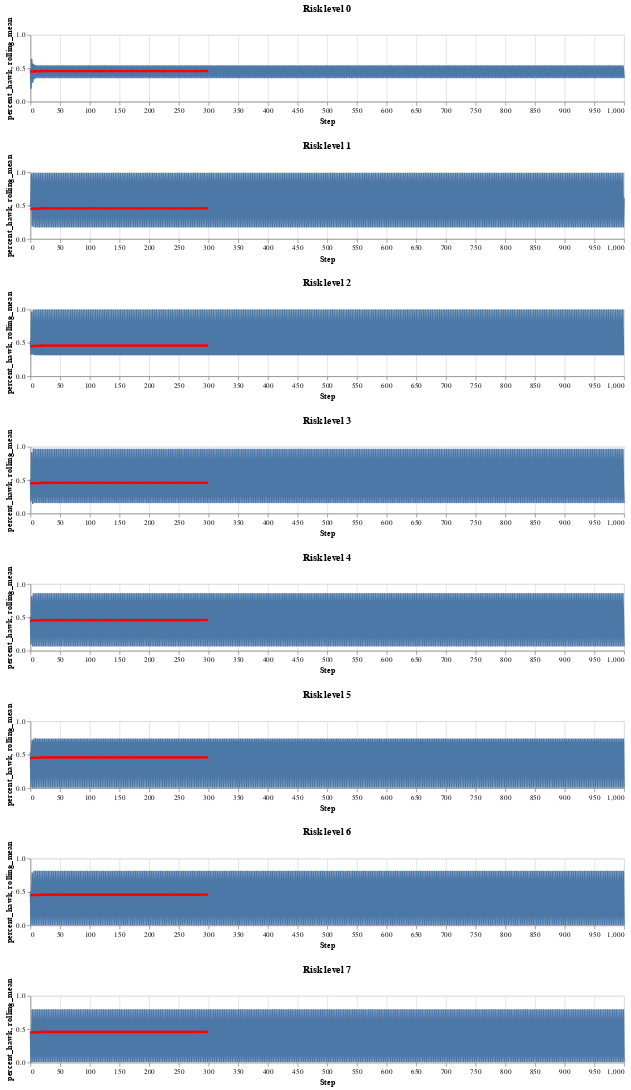

The notebook cell this image was saved under:
### Code cell
# do the same thing, but display beginning instead of end and add the rolling mean

rollmean_charts = []

for i in range(8):
    run_i = run_df[run_df.RunId == i]
    risk_level = run_i.agent_risk_level.unique()[0]
    run_chart = alt.Chart(run_i).mark_line().encode(
        x='Step',
        y=alt.Y('percent_hawk', scale=alt.Scale(domain=[0, 1.0]))
        # color='agent_risk_level:N',
    ).properties(
        # title=f'Run {i}, risk level {risk_level}',
        title=f'Risk level {risk_level}',
        width=800,
        height=90
    )
    rollmean_line = alt.Chart(runzero[runzero.Step < 300]).mark_line(
        color='red',
        size=3
    ).transform_window(
        rolling_mean='mean(percent_hawk)',
        frame=[-15, 15]
    ).encode(
        x='Step',
        y='rolling_mean:Q'
    )
    
    rollmean_charts.append(run_chart + rollmean_line)

rollmean_combined_chart = None
for c in rollmean_charts:
    if rollmean_combined_chart is None:
        rollmean_combined_chart = c
    else:
        rollmean_combined_chart = alt.vconcat(rollmean_combined_chart, c)

rollmean_combined_chart

### Figure 1 — Vega-Lite specification as saved in the notebook (floating-point values rounded to 4 significant figures; data arrays with more than 128 entries replaced by an {"elided": "..."} marker saying what was removed)
{"config": {"view": {"continuousWidth": 300, "continuousHeight": 300}}, "vconcat": [{"vconcat": [{"vconcat": [{"vconcat": [{"vconcat": [{"vconcat": [{"vconcat": [{"layer": [{"data": {"name": "data-627dc8745524a3f6399cfbb7aaab0f14"}, "mark": {"type": "line"}, "encoding": {"x": {"field": "Step", "type": "quantitative"}, "y": {"field": "percent_hawk", "scale": {"domain": [0, 1.0]}, "type": "quantitative"}}, "title": "Risk level 0"}, {"data": {"name": "data-5018ee367683f03760d6e6163b93bc26"}, "mark": {"type": "line", "color": "red", "size": 3}, "encoding": {"x": {"field": "Step", "type": "quantitative"}, "y": {"field": "rolling_mean", "type": "quantitative"}}, "transform": [{"window": [{"op": "mean", "field": "percent_hawk", "as": "rolling_mean"}], "frame": [-15, 15]}]}], "height": 90, "width": 800}, {"layer": [{"data": {"name": "data-6660fe0483a1f3e48228311fa545a64c"}, "mark": {"type": "line"}, "encoding": {"x": {"field": "Step", "type": "quantitative"}, "y": {"field": "percent_hawk", "scale": {"domain": [0, 1.0]}, "type": "quantitative"}}, "title": "Risk level 1"}, {"data": {"name": "data-5018ee367683f03760d6e6163b93bc26"}, "mark": {"type": "line", "color": "red", "size": 3}, "encoding": {"x": {"field": "Step", "type": "quantitative"}, "y": {"field": "rolling_mean", "type": "quantitative"}}, "transform": [{"window": [{"op": "mean", "field": "percent_hawk", "as": "rolling_mean"}], "frame": [-15, 15]}]}], "height": 90, "width": 800}]}, {"layer": [{"data": {"name": "data-878c94af5931bd2a83948575fef9af64"}, "mark": {"type": "line"}, "encoding": {"x": {"field": "Step", "type": "quantitative"}, "y": {"field": "percent_hawk", "scale": {"domain": [0, 1.0]}, "type": "quantitative"}}, "title": "Risk level 2"}, {"data": {"name": "data-5018ee367683f03760d6e6163b93bc26"}, "mark": {"type": "line", "color": "red", "size": 3}, "encoding": {"x": {"field": "Step", "type": "quantitative"}, "y": {"field": "rolling_mean", "type": "quantitative"}}, "transform": [{"window": [{"op": "mean", "field": "percent_hawk", "as": "rolling_mean"}], "frame": [-15, 15]}]}], "height": 90, "width": 800}]}, {"layer": [{"data": {"name": "data-3cec4366f68f1aabedfd42dd4bb11377"}, "mark": {"type": "line"}, "encoding": {"x": {"field": "Step", "type": "quantitative"}, "y": {"field": "percent_hawk", "scale": {"domain": [0, 1.0]}, "type": "quantitative"}}, "title": "Risk level 3"}, {"data": {"name": "data-5018ee367683f03760d6e6163b93bc26"}, "mark": {"type": "line", "color": "red", "size": 3}, "encoding": {"x": {"field": "Step", "type": "quantitative"}, "y": {"field": "rolling_mean", "type": "quantitative"}}, "transform": [{"window": [{"op": "mean", "field": "percent_hawk", "as": "rolling_mean"}], "frame": [-15, 15]}]}], "height": 90, "width": 800}]}, {"layer": [{"data": {"name": "data-4d6c72412045835907510a237f77af8e"}, "mark": {"type": "line"}, "encoding": {"x": {"field": "Step", "type": "quantitative"}, "y": {"field": "percent_hawk", "scale": {"domain": [0, 1.0]}, "type": "quantitative"}}, "title": "Risk level 4"}, {"data": {"name": "data-5018ee367683f03760d6e6163b93bc26"}, "mark": {"type": "line", "color": "red", "size": 3}, "encoding": {"x": {"field": "Step", "type": "quantitative"}, "y": {"field": "rolling_mean", "type": "quantitative"}}, "transform": [{"window": [{"op": "mean", "field": "percent_hawk", "as": "rolling_mean"}], "frame": [-15, 15]}]}], "height": 90, "width": 800}]}, {"layer": [{"data": {"name": "data-29189c23f31024ef2e9611104c9c5587"}, "mark": {"type": "line"}, "encoding": {"x": {"field": "Step", "type": "quantitative"}, "y": {"field": "percent_hawk", "scale": {"domain": [0, 1.0]}, "type": "quantitative"}}, "title": "Risk level 5"}, {"data": {"name": "data-5018ee367683f03760d6e6163b93bc26"}, "mark": {"type": "line", "color": "red", "size": 3}, "encoding": {"x": {"field": "Step", "type": "quantitative"}, "y": {"field": "rolling_mean", "type": "quantitative"}}, "transform": [{"window": [{"op": "mean", "field": "percent_hawk", "as": "rolling_mean"}], "frame": [-15, 15]}]}], "height": 90, "width": 800}]}, {"layer": [{"data": {"name": "data-138e67e9a7978479ed1adca47fdbd005"}, "mark": {"type": "line"}, "encoding": {"x": {"field": "Step", "type": "quantitative"}, "y": {"field": "percent_hawk", "scale": {"domain": [0, 1.0]}, "type": "quantitative"}}, "title": "Risk level 6"}, {"data": {"name": "data-5018ee367683f03760d6e6163b93bc26"}, "mark": {"type": "line", "color": "red", "size": 3}, "encoding": {"x": {"field": "Step", "type": "quantitative"}, "y": {"field": "rolling_mean", "type": "quantitative"}}, "transform": [{"window": [{"op": "mean", "field": "percent_hawk", "as": "rolling_mean"}], "frame": [-15, 15]}]}], "height": 90, "width": 800}]}, {"layer": [{"data": {"name": "data-f0c581549110ca3ac5fa34a8a66354fa"}, "mark": {"type": "line"}, "encoding": {"x": {"field": "Step", "type": "quantitative"}, "y": {"field": "percent_hawk", "scale": {"domain": [0, 1.0]}, "type": "quantitative"}}, "title": "Risk level 7"}, {"data": {"name": "data-5018ee367683f03760d6e6163b93bc26"}, "mark": {"type": "line", "color": "red", "size": 3}, "encoding": {"x": {"field": "Step", "type": "quantitative"}, "y": {"field": "rolling_mean", "type": "quantitative"}}, "transform": [{"window": [{"op": "mean", "field": "percent_hawk", "as": "rolling_mean"}], "frame": [-15, 15]}]}], "height": 90, "width": 800}], "$schema": "https://vega.github.io/schema/vega-lite/v5.20.1.json", "datasets": {"data-627dc8745524a3f6399cfbb7aaab0f14": {"elided": "1001 records"}, "data-5018ee367683f03760d6e6163b93bc26": {"elided": "300 records"}, "data-6660fe0483a1f3e48228311fa545a64c": {"elided": "1001 records"}, "data-878c94af5931bd2a83948575fef9af64": {"elided": "1001 records"}, "data-3cec4366f68f1aabedfd42dd4bb11377": {"elided": "1001 records"}, "data-4d6c72412045835907510a237f77af8e": {"elided": "1001 records"}, "data-29189c23f31024ef2e9611104c9c5587": {"elided": "1001 records"}, "data-138e67e9a7978479ed1adca47fdbd005": {"elided": "1001 records"}, "data-f0c581549110ca3ac5fa34a8a66354fa": {"elided": "1001 records"}}}
